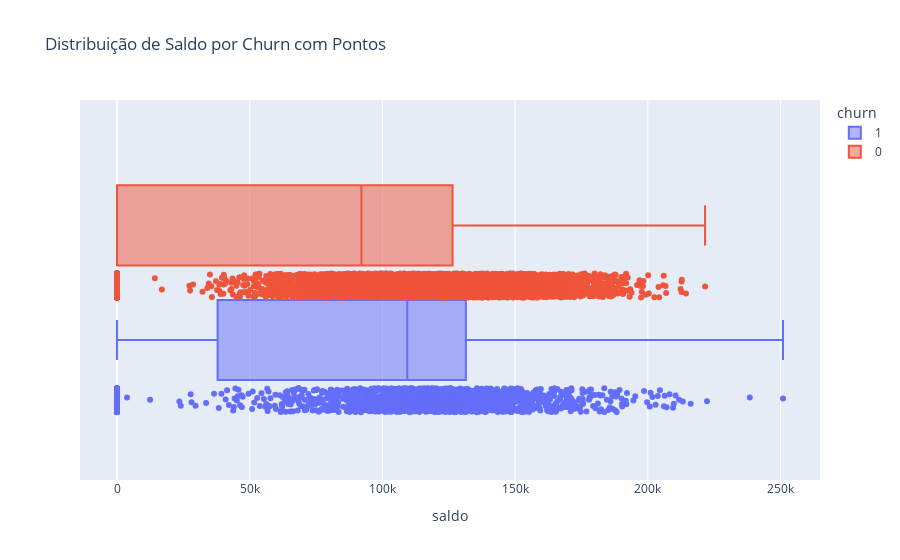

The notebook cell this image was saved under:
### Code cell
# Para saldo
fig_saldo_points = px.box(dados, x='saldo', color='churn', points='all',
                          title='Distribuição de Saldo por Churn com Pontos')
fig_saldo_points.show()

### Figure 1 — Plotly figure (JSON) as saved in the notebook; plotly's stock layout.template omitted (floating-point values rounded to 4 significant figures; data arrays with more than 128 entries replaced by an {"elided": "..."} marker saying what was removed)
{"data": [{"alignmentgroup": "True", "boxpoints": "all", "hovertemplate": "churn=1<br>saldo=%{x}<extra></extra>", "legendgroup": "1", "marker": {"color": "#636efa"}, "name": "1", "notched": false, "offsetgroup": "1", "orientation": "h", "showlegend": true, "type": "box", "x": {"elided": "2037 float values"}, "x0": " ", "xaxis": "x", "y0": " ", "yaxis": "y"}, {"alignmentgroup": "True", "boxpoints": "all", "hovertemplate": "churn=0<br>saldo=%{x}<extra></extra>", "legendgroup": "0", "marker": {"color": "#EF553B"}, "name": "0", "notched": false, "offsetgroup": "0", "orientation": "h", "showlegend": true, "type": "box", "x": {"elided": "7963 float values"}, "x0": " ", "xaxis": "x", "y0": " ", "yaxis": "y"}], "layout": {"boxmode": "group", "legend": {"title": {"text": "churn"}, "tracegroupgap": 0}, "title": {"text": "Distribuição de Saldo por Churn com Pontos"}, "xaxis": {"anchor": "y", "domain": [0, 1], "title": {"text": "saldo"}}, "yaxis": {"anchor": "x", "domain": [0, 1]}}}
